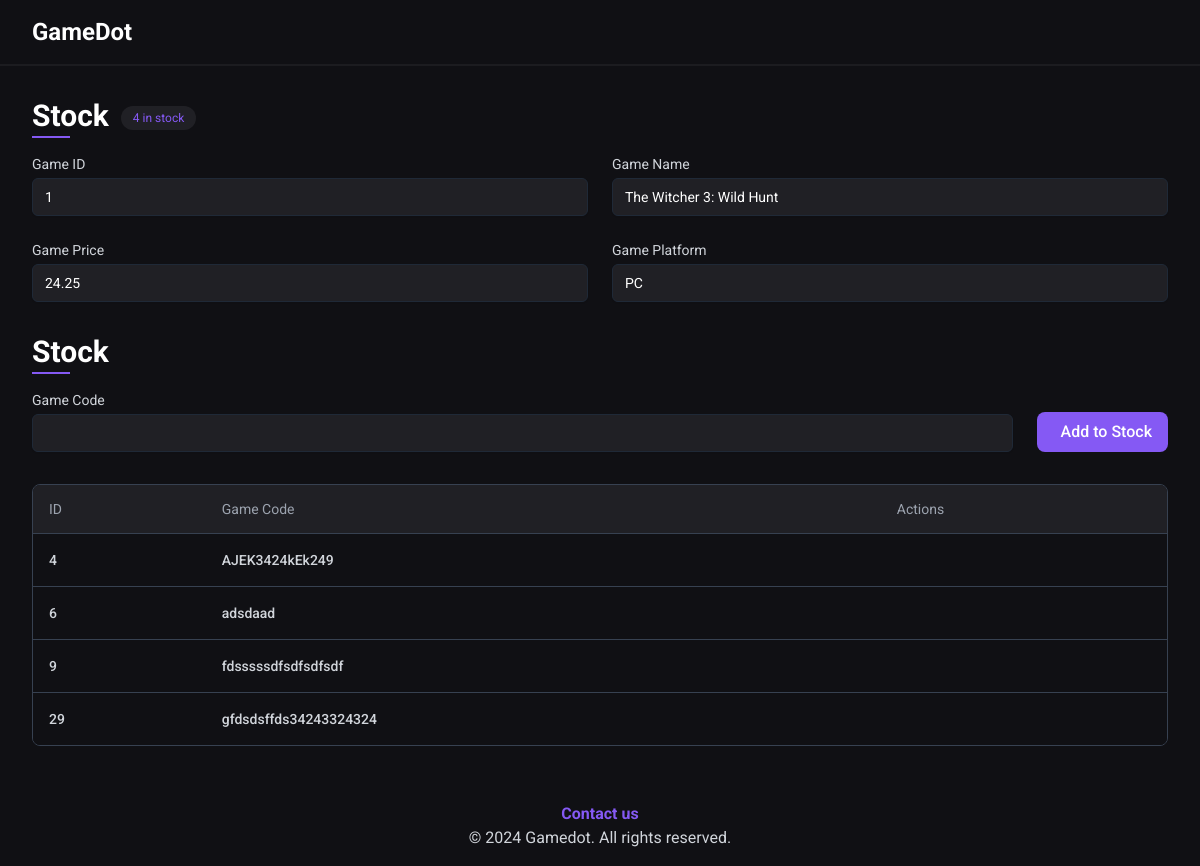
Page /gamedot/admin/games/stock/1 (signed in) on the earlier database version.
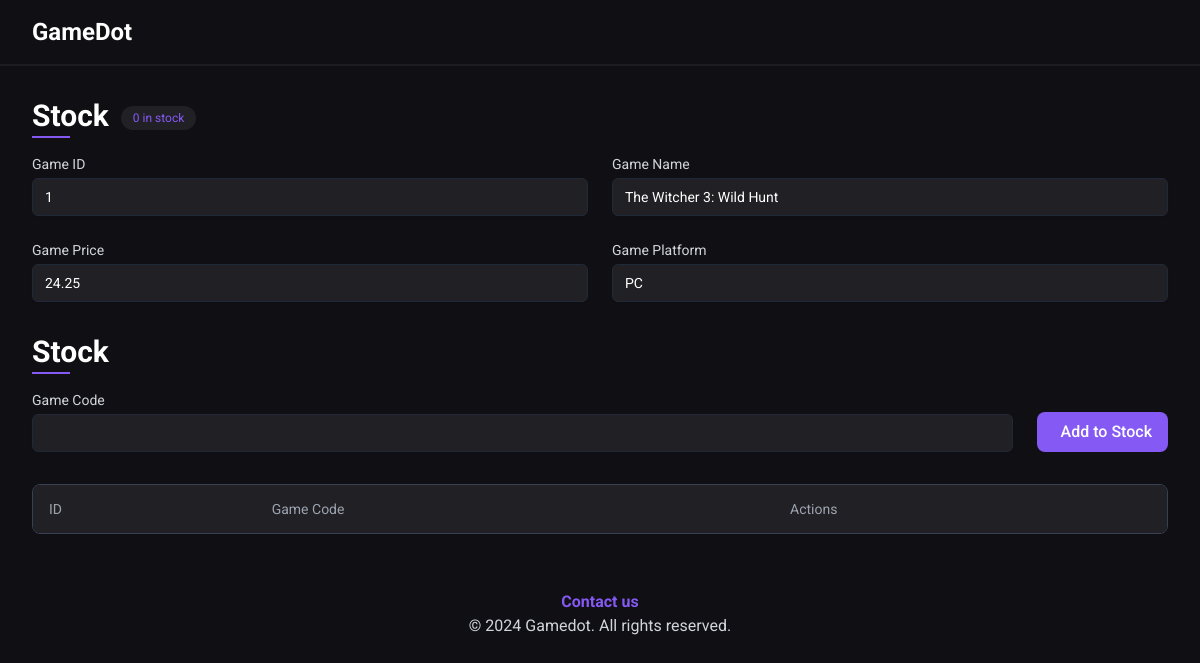
Same page on the later database version.
### tables this page shows
CREATE TABLE `stock` (
  `id` int(11) NOT NULL,
  `game_code` varchar(100) NOT NULL,
  `game_id` int(11) NOT NULL
);

### src/admin/games/controllers/stock.php (called while the page is built, shortened)
<?php
$game_id = $_GET['game_id'];
$database = new Database();
$stockColumns = [
  'id' => 'ID',
  'game_code' => 'Game Code',
];
$query = 'SELECT * FROM games WHERE id = :id';
$game = $database->query($query, ['id' => $game_id])->qOrAbort();
$query = 'SELECT * FROM stock WHERE game_id = :id';
$stock = $database->query($query, ['id' => $game_id])->qAll();
require('src/admin/games/views/stock.view.php');

### core/database.php (called while the page is built, shortened)
<?php
class Database
{
  private $host = 'localhost';
  private $db_name = 'testforweb';
  private $port = '3308';
  private $username = 'root';
  private $connection;
  private $statement;
  public function __construct()
  {
    $this->connection = null;
    try {
      $this->connection = new PDO('mysql:host=' . $this->host . ';port=' . $this->port . ';dbname=' . $this->db_name . ';user=' . $this->username);
      $this->connection->setAttribute(PDO::ATTR_ERRMODE, PDO::ERRMODE_EXCEPTION);
      $this->connection->setAttribute(PDO::ATTR_DEFAULT_FETCH_MODE, PDO::FETCH_ASSOC);
    } catch (PDOException $e) {
      echo 'Connection Error: ' . $e->getMessage();
    }
  }
  public function query($query, $params = [])
  {
    $this->statement = $this->connection->prepare($query);
    $this->statement->execute($params);
    return $this;
  }
  public function qAll()
  {
    return $this->statement->fetchAll();
  }
  public function qOrAbort()
  {
    $result = $this->statement->fetch();
    return $result;
  }
}

### src/admin/games/views/stock.view.php (the view, shortened to what the changed rows need)
<main>
  <div class="xl:container mx-auto p-8">
    <div class="flex items-start gap-x-3">
      <h2 class="text-3xl font-bold mb-4 inline-block relative pb-1">
        Stock
        <span class="absolute bottom-0 left-0 w-1/2 h-0.5 bg-primary"></span>
      </h2>
      <span class="px-3 py-1 text-xs rounded-full bg-secondaryBlack text-primary mt-2"><?= count($stock) ?> in stock</span>
    </div>
    <div>
      <div class="grid grid-cols-1 md:grid-cols-2 gap-6">
        <div>
          <label for="game_id" class="block text-sm text-gray-300">Game ID</label>
          <input type="text" name="game_id" id="game_id" value="<?= $game['id'] ?>" class="bg-secondaryBlack mt-1 block w-full px-3 py-2 border border-gray-800 rounded-md shadow-sm focus:outline-none focus:ring-primary focus:border-primary sm:text-sm" required disabled>
        </div>
        <div>
          <label for="game_name" class="block text-sm text-gray-300">Game Name</label>
          <input type="text" name="game_name" id="game_name" value="<?= $game['name'] ?>" class="bg-secondaryBlack mt-1 block w-full px-3 py-2 border border-gray-800 rounded-md shadow-sm focus:outline-none focus:ring-primary focus:border-primary sm:text-sm" required disabled>
        </div>
        <div>
          <label for="game_price" class="block text-sm text-gray-300">Game Price</label>
          <input type="text" name="game_price" id="game_price" value="<?= $game['price'] ?>" class="bg-secondaryBlack mt-1 block w-full px-3 py-2 border border-gray-800 rounded-md shadow-sm focus:outline-none focus:ring-primary focus:border-primary sm:text-sm" required disabled>
        </div>
        <div>
          <label for="game_platform" class="block text-sm text-gray-300">Game Platform</label>
          <input type="text" name="game_platform" id="game_platform" value="<?= $game['platform'] ?>" class="bg-secondaryBlack mt-1 block w-full px-3 py-2 border border-gray-800 rounded-md shadow-sm focus:outline-none focus:ring-primary focus:border-primary sm:text-sm" required disabled>
        </div>
      </div>
    </div>
    <section class="mt-8">
      <h2 class="text-3xl font-bold inline-block mb-4 relative pb-1">
        Stock
        <span class="absolute bottom-0 left-0 w-1/2 h-0.5 bg-primary"></span>
      </h2>
      <div>
        <form action="" method="POST">
          <div class="sm:flex gap-6 justify-center items-end">
            <div class="flex-1">
              <label for="new_game_code" class="block text-sm text-gray-300">Game Code</label>
              <input type="text" name="new_game_code" id="new_game_code" class="bg-secondaryBlack mt-1 block w-full px-3 py-2 border border-gray-800 rounded-md shadow-sm focus:outline-none focus:ring-primary focus:border-primary sm:text-sm" required>
            </div>
            <div class="mt-4 sm:mt-0">
              <button type="submit" name="add_stock_form" class="bg-primary px-4 py-2 font-medium rounded-lg text-white hover:opacity-85 duration-300 flex justify-center items-center">
                <p>Add to Stock</p>
              </button>
            </div>
          </div>
        </form>
      </div>
      <div class="flex flex-col mt-6">
        <div class="overflow-x-auto ">
          <div class="inline-block min-w-full py-2 align-middle">
            <div class="overflow-hidden border  border-gray-700 md:rounded-lg">
              <table class="min-w-full divide-y divide-gray-700">
                <thead class="bg-secondaryBlack">
                  <tr>
                    <?php
                    foreach ($stockColumns as $column) :
                    ?>
                      <th scope='col' class='px-4 py-3.5 text-sm font-normal text-left rtl:text-right text-gray-400'><?= $column ?></th>
                    <?php endforeach; ?>
                    <th scope='col' class='px-4 py-3.5 text-sm font-normal text-left rtl:text-right text-gray-400'>Actions</th>
                  </tr>
                </thead>
                <tbody class=" divide-y divide-gray-700 bg-myBlack">
                  <?php
                  foreach ($stock as $s) : ?>
                    <tr>
                      <?php foreach ($stockColumns as $dbcolumn => $column) : ?>
                        <td class='px-4 py-4 text-sm font-medium text-gray-300 whitespace-nowrap hover:text-primary duration-300'><?= $s[$dbcolumn]  ?></td>
                      <?php endforeach; ?>
                      <td class="px-4 py-4 text-sm whitespace-nowrap">
                        <div class="flex items-center gap-x-6">
                        </div>
                      </td>
                    </tr>
                  <?php endforeach; ?>
                </tbody>
              </table>
            </div>
          </div>
        </div>
      </div>
    </section>
  </div>
</main>

Differences in the rows shown:
removed stock: id "4", game_code "AJEK3424kEk249"
removed stock: id "6", game_code "adsdaad"
removed stock: id "9", game_code "fdsssssdfsdfsdfsdf"
removed stock: id "29", game_code "gfdsdsffds34243324324"
Other differences:
count($stock): "4" → "0"
